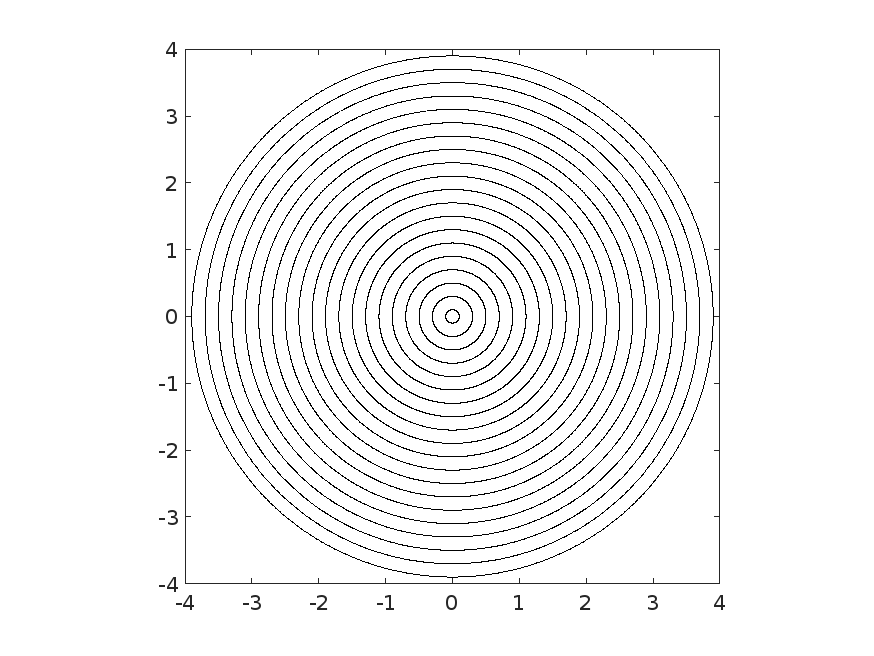
%> input picture 3/circles.tif, 874 x 656 px
$ octave ex2.m   (GNU Octave 9; MATLAB toolbox functions it lacks are replaced by stand-ins)
%> lines starting %> are read from the running program, lines starting %| are printed output that depends on the picture
t = 0:2 * pi / 2000:4 * pi;    % 2π/2000刻みに0～4πまでサンプル点

for r = 0.1:0.2:4    % for 初期値:増加数:終了値
    plot(r * sin(t), r * cos(t), 'k-');% 半径rの同心円を描く
    hold on;% 同じ図に描く設定
end
axis([-4, 4, -4, 4]);    % 図の軸設定
axis square;    % 図の形　⇒　正方形
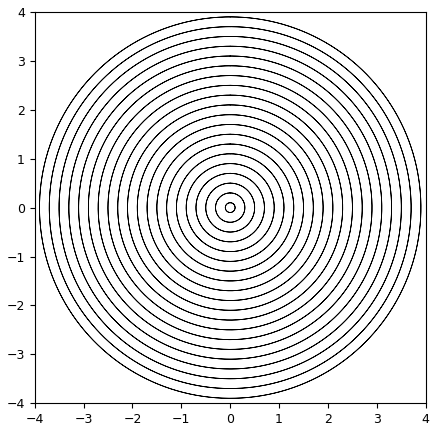
%> figure redrawn from the program's plot data
saveas(gcf, 'circles.tif');    % 画像ファイルとして書出し

I = imread("circles.tif");    % 画像ファイルの読込み
%> I is the input picture: size 656x874x3 uint8; min 0, max 255, mean 245.5
J = imresize(I, 0.25, "Antialiasing",true);    % 平滑化して0.25倍に縮小
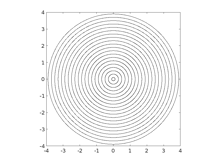
%> J: size 164x219x3 uint8; min 99, max 255, mean 244.7
figure, imshow(J);
J = imresize(I, 0.25, "Antialiasing",true);    % 平滑化せずに0.25倍に縮小
figure, imshow(J);
